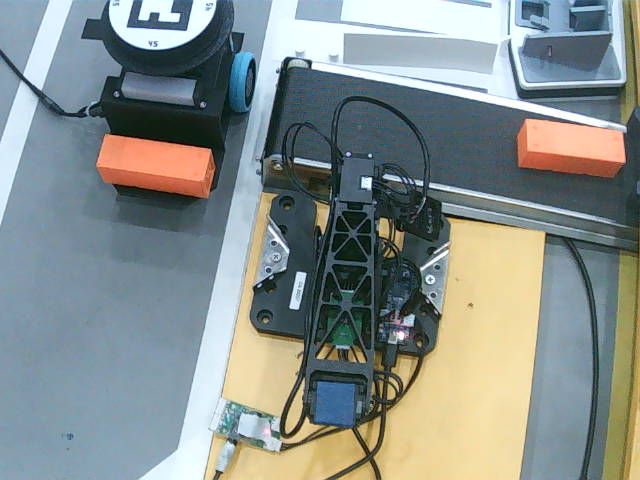
#> input picture operations/fleet/test/fixtures/cell_topview/s3_live.jpg, 640 x 480 px
$ python -i world_261026_auto.py   (imports and definitions only)
#> lines starting #> are read from the running program, lines starting #| are printed output that depends on the picture; after the words box and inside, x2 and y2 are one past the last pixel; in counts of white or black regions, pixels touching at a corner belong together
"""Automatic OpenCV 12-DOF (homography + lens distortion) track calibration and sub-pixel map tracer for ``world_261026``.

Solves the camera-to-map homography AND non-linear radial/tangential lens distortion ``(k1, k2, p1, p2)``
directly from the physical track's multi-colour features (white road loop + divider + stubs, pink charging
bays, and green top bay border) with zero hardcoded pixel coordinates. Includes LAB-CLAHE illumination
normalization, Huber IRLS outlier rejection for partial occlusion resilience, and sub-pixel polyline tracing
on the lens-undistorted top-down plane.
"""

from __future__ import annotations

import math
import time
from typing import Mapping

import cv2
import numpy as np

from core_common.calibration_math import default_lens_profile, scale_lens_profile

#: Latest solved (K, D, H_undist_to_map) per source, frame size, and calibration revision.
_LATEST_LENS_MODEL: dict[tuple[str, int, int, str | None], tuple[np.ndarray, np.ndarray, np.ndarray]] = {}


# [4 lines left out: function get_latest_lens_model, not called in this run]


def default_camera_matrix(width: int, height: int, hfov_deg: float = 67.8) -> np.ndarray:
    fx = (width / 2.0) / math.tan(math.radians(hfov_deg / 2.0))
    return np.array([[fx, 0.0, width / 2.0], [0.0, fx, height / 2.0], [0.0, 0.0, 1.0]], dtype=np.float64)


# [38 lines left out: functions distort_normalized, warp_undistorted_map_plane, not called in this run]


def _proj(H: np.ndarray, pts: np.ndarray) -> np.ndarray:
    p = np.column_stack([pts, np.ones(len(pts))]) @ H.T
    return p[:, :2] / p[:, 2:3]


# [20 lines left out: function _sample_strip_centroids, not called in this run]


def _segment_masks(img: np.ndarray) -> tuple[np.ndarray, np.ndarray, np.ndarray, np.ndarray]:
    """Sub-pixel masks with automatic gain + LAB-CLAHE normalization under dim or uneven lighting."""
    h, w = img.shape[:2]
    gray0 = cv2.cvtColor(img, cv2.COLOR_BGR2GRAY)
    mean_luma = float(gray0.mean())
    if mean_luma < 105.0:
        gain = min(3.5, 132.0 / max(8.0, mean_luma))
        work = np.clip(img.astype(np.float32) * gain, 0, 255).astype(np.uint8)
    else:
        work = img

    hsv = cv2.cvtColor(work, cv2.COLOR_BGR2HSV)
    gray = cv2.cvtColor(work, cv2.COLOR_BGR2GRAY)
    b_ch, g_ch, r_ch = cv2.split(work)

    k_size = max(15, (min(h, w) // 28) | 1)
    el = cv2.getStructuringElement(cv2.MORPH_ELLIPSE, (k_size, k_size))
    tophat = cv2.morphologyEx(gray, cv2.MORPH_TOPHAT, el)
    white_mask = ((tophat > 35) & (hsv[:, :, 1] < 65) & (gray > 145)).astype(np.uint8) * 255
    if cv2.countNonZero(white_mask) < int(0.008 * h * w):
        lab = cv2.cvtColor(work, cv2.COLOR_BGR2LAB)
        l_ch, a_ch, b_lab = cv2.split(lab)
        l_norm = cv2.createCLAHE(clipLimit=2.5, tileGridSize=(8, 8)).apply(l_ch)
        norm_bgr = cv2.cvtColor(cv2.merge([l_norm, a_ch, b_lab]), cv2.COLOR_LAB2BGR)
        hsv = cv2.cvtColor(norm_bgr, cv2.COLOR_BGR2HSV)
        gray = cv2.cvtColor(norm_bgr, cv2.COLOR_BGR2GRAY)
        tophat = cv2.morphologyEx(gray, cv2.MORPH_TOPHAT, el)
        white_mask = ((tophat > 28) & (hsv[:, :, 1] < 70) & (gray > 130)).astype(np.uint8) * 255

    green_mask = ((hsv[:, :, 0] >= 45) & (hsv[:, :, 0] <= 95)
                  & (hsv[:, :, 1] >= 35) & (hsv[:, :, 2] >= 45)).astype(np.uint8) * 255
    # Pure pink requires both R > G and B > G so orange/yellow blocks are completely rejected.
    pink_mask = (
        (((hsv[:, :, 0] >= 145) | (hsv[:, :, 0] <= 12)) & (hsv[:, :, 1] >= 35) & (hsv[:, :, 2] >= 120))
        & (r_ch.astype(np.int16) - g_ch.astype(np.int16) > 20)
        & (b_ch.astype(np.int16) - g_ch.astype(np.int16) > 4)
    ).astype(np.uint8) * 255
    yellow_mask = ((hsv[:, :, 0] >= 15) & (hsv[:, :, 0] <= 35)
                   & (hsv[:, :, 1] >= 80) & (hsv[:, :, 2] >= 100)).astype(np.uint8) * 255
    white_mask[pink_mask > 0] = 0  # the pale pink tape also passes the white bound (S 40-74)
    return white_mask, green_mask, pink_mask, yellow_mask


# [39 lines left out: functions _decompose_m2i, _h_from_rt, _undistort_cv, not called in this run]


def auto_calibrate_and_trace_world_261026(img: np.ndarray, *, revision: str | None = None,
                                          source_id: str = "",
                                          seed_map_to_image: np.ndarray | None = None,
                                          lens_profile: Mapping | None = None) -> dict | None:
    """Automatic SE(3) + lens-distortion calibration and sub-pixel map tracer for ``world_261026``."""
    if img is None or img.ndim != 3 or img.shape[2] != 3:
        return None
    t0 = time.perf_counter()
    h, w = img.shape[:2]
    white_mask, green_mask, pink_mask, _ = _segment_masks(img)

    if seed_map_to_image is not None:
        map_to_image = np.asarray(seed_map_to_image, np.float64).reshape(3, 3)
        if not np.all(np.isfinite(map_to_image)) or abs(map_to_image[2, 2]) < 1e-12:
            return None
        map_to_image = map_to_image / map_to_image[2, 2]
    else:
        if int(np.count_nonzero(green_mask)) < 250 or int(np.count_nonzero(pink_mask)) < 250:
            return None
        pink_closed = cv2.morphologyEx(pink_mask, cv2.MORPH_CLOSE, np.ones((5, 5), np.uint8))
        num_p, labels_p, stats_p, _ = cv2.connectedComponentsWithStats(pink_closed)
        if num_p < 2:
            return None
        pink_idx = 1 + int(np.argmax(stats_p[1:, cv2.CC_STAT_AREA]))
        if stats_p[pink_idx, cv2.CC_STAT_AREA] < 400:
            return None
        p_x0, p_y0, p_w0, p_h0, _ = stats_p[pink_idx]
        pink_main = (labels_p == pink_idx).astype(np.uint8) * 255
        for i in range(1, num_p):
            if i == pink_idx or stats_p[i, cv2.CC_STAT_AREA] < 100:
                continue
            cx0, cy0, cw0, ch0, _ = stats_p[i]
            if (cx0 >= p_x0 - 40 and cx0 + cw0 <= p_x0 + p_w0 + 40
                    and cy0 + ch0 <= p_y0 + p_h0 + 20 and cy0 > 0.05 * h):
                pink_main[labels_p == i] = 255
        py, px = np.nonzero(pink_main)
        p_umin, p_umax = int(px.min()), int(px.max())
        p_vmin, p_vmax = int(py.min()), int(py.max())

        white_closed = cv2.morphologyEx(white_mask, cv2.MORPH_CLOSE, np.ones((3, 5), np.uint8))
        num_w, labels_w, stats_w, centroids_w = cv2.connectedComponentsWithStats(white_closed)
        divider_comp = None
        for i in range(1, num_w):
            cw = stats_w[i, cv2.CC_STAT_WIDTH]
            ch = stats_w[i, cv2.CC_STAT_HEIGHT]
            ca = stats_w[i, cv2.CC_STAT_AREA]
            _, cv_c = centroids_w[i]
            if p_vmax + 0.05 * h < cv_c < p_vmax + 0.28 * h and 0.25 * w < cw < 0.72 * w and ch < 0.28 * h and ca > 250:
                if divider_comp is None or ca > stats_w[divider_comp, cv2.CC_STAT_AREA]:
                    divider_comp = i

        src_seed: list[list[float]] = []
        dst_seed: list[list[float]] = []
        if divider_comp is not None:
            dy_div, dx_div = np.nonzero(labels_w == divider_comp)
            q_l, q_r = np.percentile(dx_div, 1.0), np.percentile(dx_div, 99.0)
            u_dl, v_dl = float(dx_div[dx_div <= q_l].mean()), float(dy_div[dx_div <= q_l].mean())
            u_dr, v_dr = float(dx_div[dx_div >= q_r].mean()), float(dy_div[dx_div >= q_r].mean())
            u_span = max(1.0, u_dr - u_dl)
            left_leg_ok = (p_umax - p_umin) >= 0.38 * u_span
            p_umin_eff = p_umin if left_leg_ok else int(round(p_umax - 0.433 * u_span))
            src_seed.extend([[-0.926, -0.364], [0.926, -0.364], [0.258, -0.045], [0.032, 0.520]])
            dst_seed.extend([
                [u_dl, v_dl], [u_dr, v_dr],
                [float(p_umax), float(np.median(py[px >= p_umax - 12]))],
                [float(np.median(px[py <= p_vmin + 15])), float(p_vmin)],
            ])
            if left_leg_ok:
                src_seed.append([-0.630, -0.045])
                dst_seed.append([float(p_umin), float(np.median(py[px <= p_umin + 12]))])
            else:
                u_gl_lo, u_gl_hi = max(0, p_umin_eff + int(0.05 * u_span)), min(w, p_umin_eff + int(0.12 * u_span))
                v_gl_lo, v_gl_hi = max(0, p_vmin + int(0.04 * h)), min(h, p_vmax - int(0.08 * h))
                ys_gl, xs_gl = np.nonzero(green_mask[v_gl_lo:v_gl_hi, u_gl_lo:u_gl_hi])
                if len(xs_gl) >= 15:
                    src_seed.append([-0.525, 0.350])
                    dst_seed.append([float(np.median(xs_gl) + u_gl_lo), float(np.median(ys_gl) + v_gl_lo)])
        else:
            u_dl, v_dl = float(p_umin - 0.14 * w), float(p_vmax + 0.16 * h)
            u_dr, v_dr = float(p_umax + 0.30 * w), float(p_vmax + 0.21 * h)
            p_umin_eff = p_umin

        g_v_lo, g_v_hi = max(0, p_vmin - int(0.09 * h)), min(h, p_vmin + int(0.05 * h))
        u_g_r = int(p_umin_eff + 0.82 * (p_umax - p_umin_eff))
        ys_g_r = np.nonzero(green_mask[g_v_lo:g_v_hi, max(0, u_g_r - 20):min(w, u_g_r + 20)])[0]
        if len(ys_g_r) >= 8:
            v_g_r = float(np.percentile(ys_g_r, 20) + g_v_lo)
            src_seed.append([0.08, 0.597])
            dst_seed.append([float(u_g_r), v_g_r])
            u_g_l = int(p_umin_eff + 0.22 * (p_umax - p_umin_eff))
            ys_g_l = np.nonzero(green_mask[g_v_lo:g_v_hi, max(0, u_g_l - 20):min(w, u_g_l + 20)])[0]
            if len(ys_g_l) >= 8:
                v_g_l = float(np.percentile(ys_g_l, 20) + g_v_lo)
                expected_dv = (v_dl - v_dr) * ((u_g_r - u_g_l) / max(1.0, u_dr - u_dl))
                if abs((v_g_l - v_g_r) - expected_dv) < 25.0:
                    src_seed.append([-0.45, 0.597])
                    dst_seed.append([float(u_g_l), v_g_l])
        if len(src_seed) < 5:
            src_seed.extend([[-0.630, -0.045], [0.258, -0.045], [0.032, 0.470]])
            dst_seed.extend([
                [float(p_umin), float(np.median(py[px <= p_umin + 10]))],
                [float(p_umax), float(np.median(py[px >= p_umax - 10]))],
                [float(np.median(px[py <= p_vmin + 15])), float(p_vmin)],
            ])
        if len(src_seed) < 4:
            return None
        s_arr, d_arr = np.array(src_seed, np.float64), np.array(dst_seed, np.float64)
        map_to_image, _ = cv2.findHomography(s_arr, d_arr, 0)
        if map_to_image is None or not np.all(np.isfinite(map_to_image)):
            return None
        map_to_image /= map_to_image[2, 2]

    def _stack(arrs):
        nonempty = [a for a in arrs if len(a)]
        return np.vstack(nonempty) if nonempty else np.zeros((0, 2), np.float64)

    lp = scale_lens_profile(lens_profile, (w, h)) if lens_profile is not None else default_lens_profile(w, h)
    K = np.asarray(lp["K"], dtype=np.float64)
    D = np.asarray(lp["D"], dtype=np.float64)
    model_name = lp["model"]
    fixed_lens = lens_profile is not None

    try:
        image_to_map = np.linalg.inv(map_to_image)
        image_to_map /= image_to_map[2, 2]
    except np.linalg.LinAlgError:
        return None
    rvec = tvec = None
    if fixed_lens:
        rt = _decompose_m2i(map_to_image, K)
        if rt is None:
            return None
        rvec, tvec = rt
        pair = _h_from_rt(rvec, tvec, K)
        if pair is None:
            return None
        map_to_image, image_to_map = pair
    final_r = np.zeros(0, np.float64)
    pts_pb1 = pts_pb3 = pts_bot = pts_div = pts_top = np.zeros((0, 2), np.float64)

    for stage_idx, pad in enumerate((0.055, 0.028, 0.016)):
        pts_bot = _sample_strip_centroids(white_mask, (-1.08, -0.588 - pad, 1.08, -0.588 + pad), map_to_image, "x", 30)
        pts_div = _sample_strip_centroids(white_mask, (-0.88, -0.364 - pad, 0.88, -0.364 + pad), map_to_image, "x", 30)
        pts_top = _stack([
            _sample_strip_centroids(white_mask, (-1.10, -0.140 - pad, -0.80, -0.140 + pad), map_to_image, "x", 8),
            _sample_strip_centroids(white_mask, (-0.54, -0.140 - pad, 0.16, -0.140 + pad), map_to_image, "x", 15),
            _sample_strip_centroids(white_mask, (0.44, -0.140 - pad, 1.10, -0.140 + pad), map_to_image, "x", 15),
        ])
        pts_stubs = _stack([
            _sample_strip_centroids(white_mask, (-0.69, 0.260 - pad, -0.53, 0.260 + pad), map_to_image, "x", 5),
            _sample_strip_centroids(white_mask, (0.14, 0.260 - pad, 0.30, 0.260 + pad), map_to_image, "x", 5),
        ])
        pts_green_top = _stack([
            _sample_strip_centroids(green_mask, (-0.51, 0.597 - pad, -0.21, 0.597 + pad), map_to_image, "x", 8),
            _sample_strip_centroids(green_mask, (-0.05, 0.597 - pad, 0.14, 0.597 + pad), map_to_image, "x", 8),
        ])
        pts_left = _sample_strip_centroids(white_mask, (-1.188 - pad, -0.50, -1.188 + pad, -0.22), map_to_image, "y", 12)
        pts_right = _sample_strip_centroids(white_mask, (1.188 - pad, -0.50, 1.188 + pad, -0.22), map_to_image, "y", 12)
        pts_pb1 = _sample_strip_centroids(pink_mask, (-0.414 - pad, 0.08, -0.414 + pad, 0.32), map_to_image, "y", 10)
        pts_pb2 = _sample_strip_centroids(pink_mask, (-0.190 - pad, 0.08, -0.190 + pad, 0.32), map_to_image, "y", 10)
        pts_pb3 = _sample_strip_centroids(pink_mask, (0.032 - pad, 0.08, 0.032 + pad, 0.48), map_to_image, "y", 15)

        joint_lens = (stage_idx == 2 and not fixed_lens)
        y_groups = [(pts_bot, -0.5880), (pts_div, -0.3640), (pts_top, -0.1400),
                    (pts_stubs, +0.2600), (pts_green_top, +0.5970)]
        x_groups = [(pts_left, -1.1880), (pts_right, +1.1880),
                    (pts_pb1, -0.4140), (pts_pb2, -0.1900), (pts_pb3, +0.0320)]
        if not joint_lens:
            y_groups = [(_undistort_cv(p, K, D, model_name), t) for p, t in y_groups]
            x_groups = [(_undistort_cv(p, K, D, model_name), t) for p, t in x_groups]

        # [21 lines left out: function residuals, not called in this run]

        if fixed_lens:
            n_dof, params = 6, np.concatenate([rvec, tvec])
            eps = np.array([1e-5, 1e-5, 1e-5, 1e-4, 1e-4, 1e-4], np.float64)
            lam, max_iter, max_lam = 1e-3, 18, 1e4
        else:
            n_dof = 9 if joint_lens else 8
            params = np.append(image_to_map.ravel()[:8], D[0]) if joint_lens else image_to_map.ravel()[:8].copy()
            eps = np.full(n_dof, 1e-6, np.float64)
            lam, max_iter, max_lam = 1e-4, 16, 1e2

        def _huber_cost(r: np.ndarray) -> float:
            abs_r = np.abs(r)
            return float(np.sum(np.where(abs_r <= 0.015, 0.5 * r * r, 0.015 * (abs_r - 0.5 * 0.015))))

        for _ in range(max_iter):
            r0 = residuals(params)
            if len(r0) < 25 or not np.all(np.isfinite(r0)):
                return None
            abs_r = np.abs(r0)
            weights = np.where(abs_r <= 0.015, 1.0, 0.015 / (abs_r + 1e-9))
            J = np.zeros((len(r0), n_dof), np.float64)
            for j in range(n_dof):
                dp = params.copy()
                dp[j] += eps[j]
                rj = residuals(dp)
                if len(rj) != len(r0):
                    return None
                J[:, j] = (rj - r0) / eps[j]
            Jw = J * weights[:, None]
            jtwj = Jw.T @ Jw
            reg = np.diag(np.maximum(1e-8, np.diag(jtwj))) if fixed_lens else np.eye(n_dof)
            step, _, _, _ = np.linalg.lstsq(jtwj + lam * reg, -Jw.T @ (r0 * weights), rcond=None)
            cand = params + step
            if joint_lens:
                cand[8] = float(np.clip(cand[8], -0.25, 0.25))
            r1 = residuals(cand)
            if len(r1) == len(r0) and np.all(np.isfinite(r1)) and _huber_cost(r1) < _huber_cost(r0):
                params = cand
                lam = max(1e-6, lam * 0.5)
                if np.max(np.abs(step)) < 1e-7:
                    break
            else:
                lam = min(max_lam, lam * 4.0)
                if lam >= max_lam:
                    break

        if fixed_lens:
            rvec, tvec = params[:3], params[3:6]
            pair = _h_from_rt(rvec, tvec, K)
            if pair is None:
                return None
            map_to_image, image_to_map = pair
        else:
            image_to_map = np.append(params[:8], 1.0).reshape(3, 3)
            if joint_lens:
                D = np.array([float(np.clip(params[8], -0.25, 0.25)), 0.0, 0.0, 0.0, 0.0], np.float64)
            try:
                map_to_image = np.linalg.inv(image_to_map)
                map_to_image /= map_to_image[2, 2]
            except np.linalg.LinAlgError:
                return None
        final_r = residuals(params, include_reg=False)

    if (len(final_r) < 25 or len(pts_pb1) < 4 or len(pts_pb3) < 4
            or len(pts_div) < 10 or len(pts_bot) < 8 or len(pts_top) < 8):
        return None
    rms_m = float(np.sqrt(np.mean(final_r ** 2)))
    if not math.isfinite(rms_m) or rms_m > 0.015:
        return None
    if fixed_lens and rvec is not None and tvec is not None:
        rot_m, _ = cv2.Rodrigues(rvec.reshape(3, 1))
        cam_h = abs(float((-rot_m.T @ tvec)[2]))
        if not 0.5 <= cam_h <= 6.0:
            return None
    corners = np.array([[-1.22, -0.61], [1.22, -0.61], [1.22, 0.61], [-1.22, 0.61]], np.float64)
    w_c = (np.column_stack([corners, np.ones(4)]) @ map_to_image.T)[:, 2]
    if np.any(w_c <= 0.1):
        return None
    out_profile = {
        "model": model_name,
        "K": [[float(v) for v in row] for row in K],
        "D": [float(v) for v in (D[:4] if model_name == "fisheye" else D[:5])],
        "image_size": [int(w), int(h)],
        "source": "measured" if fixed_lens else "auto",
    }
    _LATEST_LENS_MODEL[(source_id, int(w), int(h), revision)] = (K.copy(), D[:4].copy(), image_to_map.copy())

    # 3. Rectify + lens-undistort to top-down map plane and trace sub-pixel places & edges
    min_x, max_x, min_y, max_y = -1.37, 1.37, -0.76, 0.76
    ppm = 400.0
    out_w, out_h = 1096, 608
    map_to_plane = np.array([[ppm, 0.0, -min_x * ppm - 0.5],
                             [0.0, -ppm, max_y * ppm - 0.5],
                             [0.0, 0.0, 1.0]])
    plane, _ = warp_undistorted_map_plane(img, map_to_plane @ image_to_map, out_w, out_h, K, D[:4])
    white_p, _, pink_p, yellow_p = _segment_masks(plane)
    from rosy_vision.world_261026_trace import trace_world_261026_graph
    places, edges = trace_world_261026_graph(white_p, pink_p, yellow_p, min_x, max_y, ppm, out_h)
    elapsed_ms = (time.perf_counter() - t0) * 1000.0
    return {
        "map_to_image": map_to_image,
        "image_to_map": image_to_map,
        "distortion": [round(float(x), 6) for x in D[:4]],
        "lens_profile": out_profile,
        "rms_m": rms_m,
        "elapsed_ms": elapsed_ms,
        "places": places,
        "edges": edges,
    }

>>> import cv2
>>> picture = cv2.imread('../../fleet/test/fixtures/cell_topview/s3_live.jpg')
#> picture is the input picture: shape (480, 640, 3); mean B, G, R 140.5, 143, 134.5
>>> result = auto_calibrate_and_trace_world_261026(picture)
#> in _segment_masks, `gray0 = cv2.cvtColor(img, cv2.COLOR_BGR2GRAY)`:
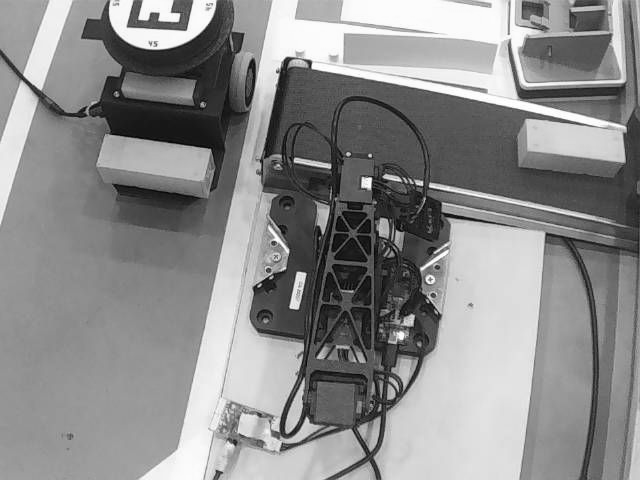
#> gray0: shape (480, 640); min 2, max 255, mean 140.2
#> in _segment_masks, `mean_luma = float(gray0.mean())`: mean_luma = 140.2
#> in _segment_masks, `b_ch, g_ch, r_ch = cv2.split(work)`:
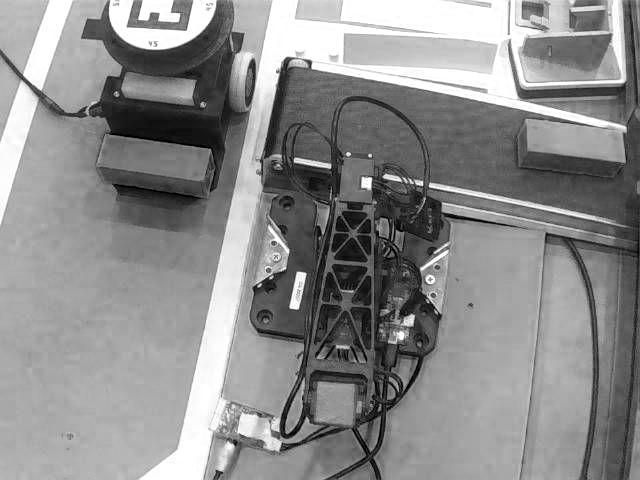
#> b_ch: shape (480, 640); min 0, max 255, mean 140.5
#> in _segment_masks, `b_ch, g_ch, r_ch = cv2.split(work)`:
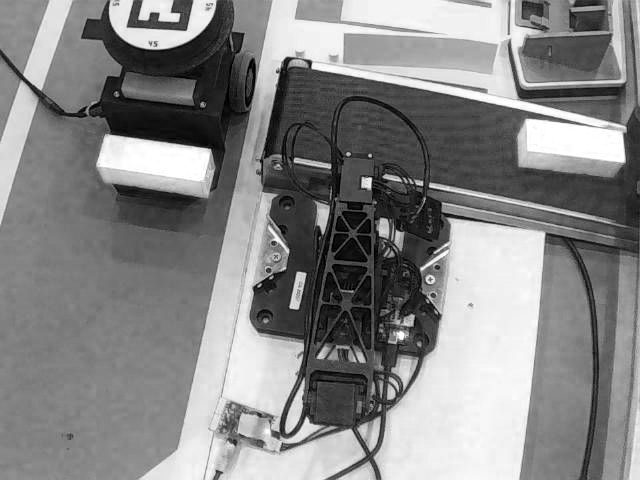
#> r_ch: shape (480, 640); min 0, max 255, mean 134.5
#> in _segment_masks, `tophat = cv2.morphologyEx(gray, cv2.MORPH_TOPHAT, el)`:
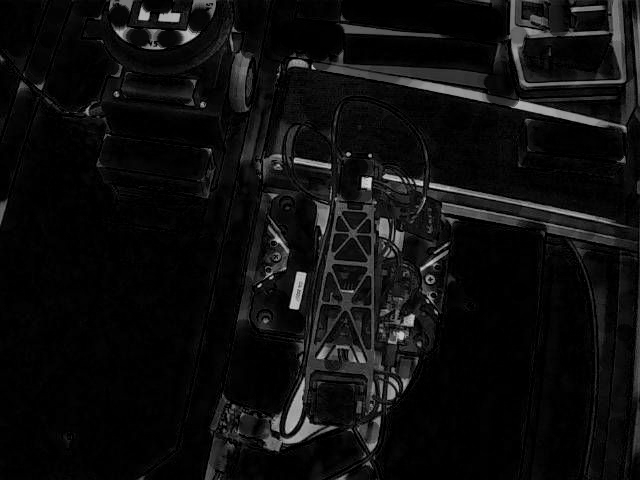
#> tophat: shape (480, 640); min 0, max 219, mean 14.1
#> in _segment_masks, `white_mask = ((tophat > 35) & (hsv[:, :, 1] < 65) & (gray > 145)).asty..`:
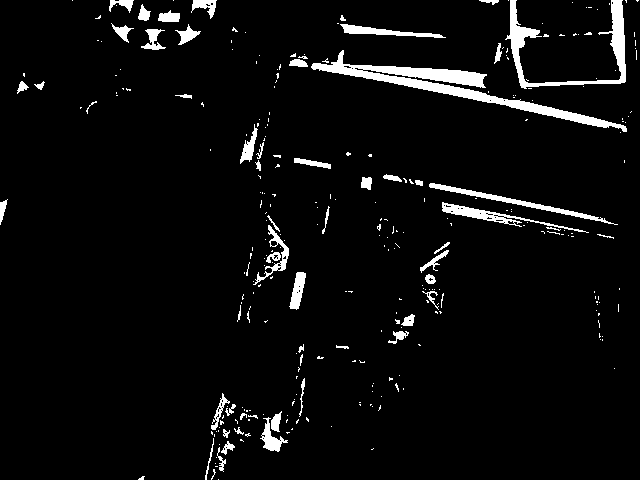
#> white_mask: shape (480, 640); 4.8% white; 299 white regions (243 under 20 px), largest, box (x1, y1, x2, y2) and area: (311, 50, 627, 132) 3912, (505, 0, 626, 89) 2105, (429, 183, 618, 225) 868
#> in _segment_masks, `green_mask = ((hsv[:, :, 0] >= 45) & (hsv[:, :, 0] <= 95) & (hsv[:, :,..`:
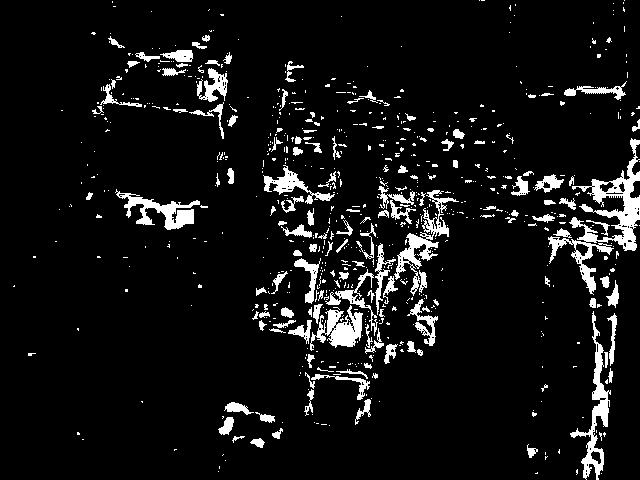
#> green_mask: shape (480, 640); 7.6% white; 726 white regions (584 under 20 px), largest, box (x1, y1, x2, y2) and area: (548, 138, 640, 295) 3165, (570, 311, 611, 480) 1487, (394, 190, 459, 296) 1385
#> in _segment_masks, `yellow_mask = ((hsv[:, :, 0] >= 15) & (hsv[:, :, 0] <= 35) & (hsv[:, :..`:
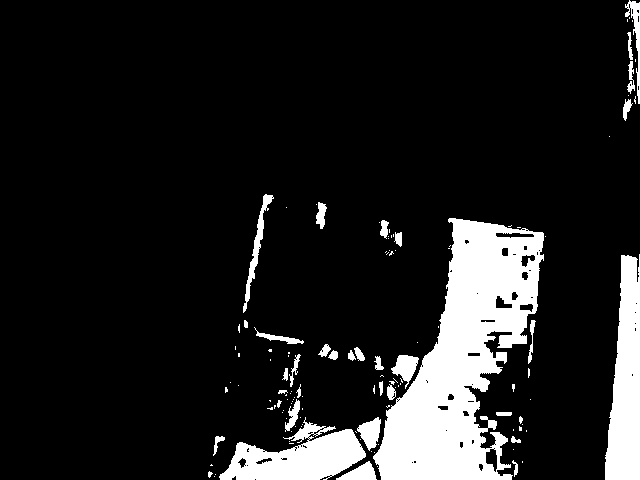
#> yellow_mask: shape (480, 640); 12.4% white; 123 white regions (87 under 20 px), largest, box (x1, y1, x2, y2) and area: (373, 218, 544, 480) 22466, (605, 254, 640, 480) 5700, (219, 417, 366, 480) 4890
